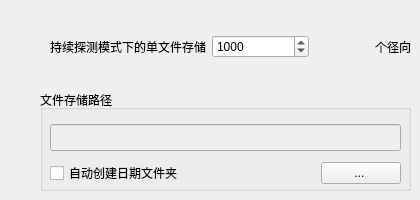
   <widget class="QWidget" name="tab">
    <attribute name="title">
     <string>文件存储</string>
    </attribute>
    <widget class="QWidget" name="verticalLayoutWidget_6">
     <property name="geometry">
      <rect>
       <x>50</x>
       <y>30</y>
       <width>361</width>
       <height>34</height>
      </rect>
     </property>
     <layout class="QVBoxLayout" name="verticalLayout_12">
      <item>
       <layout class="QHBoxLayout" name="horizontalLayout_12">
        <item>
         <widget class="QLabel" name="label_49">
          <property name="text">
           <string>持续探测模式下的单文件存储</string>
          </property>
          <property name="alignment">
           <set>Qt::AlignRight|Qt::AlignTrailing|Qt::AlignVCenter</set>
          </property>
         </widget>
        </item>
        <item>
         <widget class="QSpinBox" name="nDirsPerFileSpinBox">
          <property name="minimum">
           <number>100</number>
          </property>
          <property name="maximum">
           <number>2000</number>
          </property>
          <property name="value">
           <number>1000</number>
          </property>
         </widget>
        </item>
        <item>
         <widget class="QLabel" name="label_52">
          <property name="text">
           <string>个径向</string>
          </property>
          <property name="alignment">
           <set>Qt::AlignRight|Qt::AlignTrailing|Qt::AlignVCenter</set>
          </property>
         </widget>
        </item>
       </layout>
      </item>
     </layout>
    </widget>
    <widget class="QGroupBox" name="groupBox_5">
     <property name="geometry">
      <rect>
       <x>40</x>
       <y>90</y>
       <width>371</width>
       <height>101</height>
      </rect>
     </property>
     <property name="title">
      <string>文件存储路径</string>
     </property>
     <widget class="QWidget" name="verticalLayoutWidget_5">
      <property name="geometry">
       <rect>
        <x>10</x>
        <y>30</y>
        <width>351</width>
        <height>71</height>
       </rect>
      </property>
      <layout class="QVBoxLayout" name="verticalLayout_11">
       <item>
        <widget class="QLineEdit" name="dataFilePathLineEdit">
         <property name="enabled">
          <bool>false</bool>
         </property>
         <property name="font">
          <font>
           <pointsize>12</pointsize>
          </font>
         </property>
         <property name="text">
          <string/>
         </property>
        </widget>
       </item>
       <item>
        <layout class="QHBoxLayout" name="horizontalLayout_17">
         <item>
          <widget class="QCheckBox" name="autoCreateDateDirCheckBox">
           <property name="text">
            <string>自动创建日期文件夹</string>
           </property>
          </widget>
         </item>
         <item>
          <spacer name="horizontalSpacer_6">
           <property name="orientation">
            <enum>Qt::Horizontal</enum>
           </property>
           <property name="sizeHint" stdset="0">
            <size>
             <width>40</width>
             <height>20</height>
            </size>
           </property>
          </spacer>
         </item>
         <item>
          <widget class="QPushButton" name="pathModifyPushButton">
           <property name="toolTip">
            <string>选择其他文件路径</string>
           </property>
           <property name="text">
            <string>... </string>
           </property>
          </widget>
         </item>
        </layout>
       </item>
      </layout>
     </widget>
    </widget>
    <zorder>groupBox_5</zorder>
    <zorder>verticalLayoutWidget_6</zorder>
   </widget>
